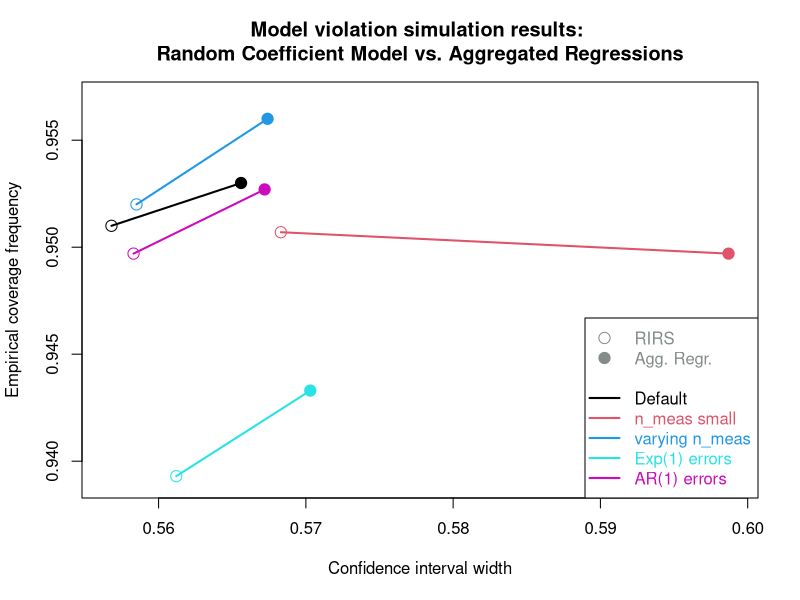

Source code (R):
# this script generates Fig. 3.2


default <- c(0.9510, 0.9530, 0.5568, 0.5656)
i. <- c(0.9507, 0.9497, 0.5683, 0.5987)
iii. <- c(0.9520, 0.9560, 0.5585, 0.5674)
iv. <- c(0.9393, 0.9433, 0.5612, 0.5703)
v. <- c(0.9497, 0.9527, 0.5583, 0.5672)

rirs <- rbind(default, i., iii., iv., v.)

size <- 1.5

pdf("model_vio_rirs.pdf", width=7, height=7)

plot(x = rirs[,3], y = rirs[,1], xlim = c(0.5565, 0.599), ylim = c(0.939, 0.957), 
     col = c(1,2,4,5,6), pch = 1, cex = size, xlab = "Confidence interval width", 
     ylab = "Empirical coverage frequency", 
     main = "Model violation simulation results: \nRandom Coefficient Model vs. Aggregated Regressions")

points(x = rirs[,4], y = rirs[,2], col = c(1,2,4,5,6), pch = 19, cex = size)

thick <- 2

lines(x = c(rirs[1,3], rirs[1,4]), y = c(rirs[1,1], rirs[1,2]), col = 1, lwd = thick)
lines(x = c(rirs[2,3], rirs[2,4]), y = c(rirs[2,1], rirs[2,2]), col = 2, lwd = thick)
lines(x = c(rirs[3,3], rirs[3,4]), y = c(rirs[3,1], rirs[3,2]), col = 4, lwd = thick)
lines(x = c(rirs[4,3], rirs[4,4]), y = c(rirs[4,1], rirs[4,2]), col = 5, lwd = thick)
lines(x = c(rirs[5,3], rirs[5,4]), y = c(rirs[5,1], rirs[5,2]), col = 6, lwd = thick)

legend("bottomright", legend = c("RIRS", "Agg. Regr.", NA, "Default", "n_meas small", 
                                  "varying n_meas", "Exp(1) errors", 
                                 "AR(1) errors"), ncol = 1, pch = c(1, 19, NA, NA, NA, NA, NA, NA),
       pt.cex = size, text.col = c("azure4","azure4",NA,c(1,2,4,5,6)), col = c("azure4","azure4",NA,c(1,2,4,5,6)), 
       lty = c(NA, NA,NA, rep(1,5)), lwd = c(NA, NA,NA, rep(thick, 5)))

dev.off()


















